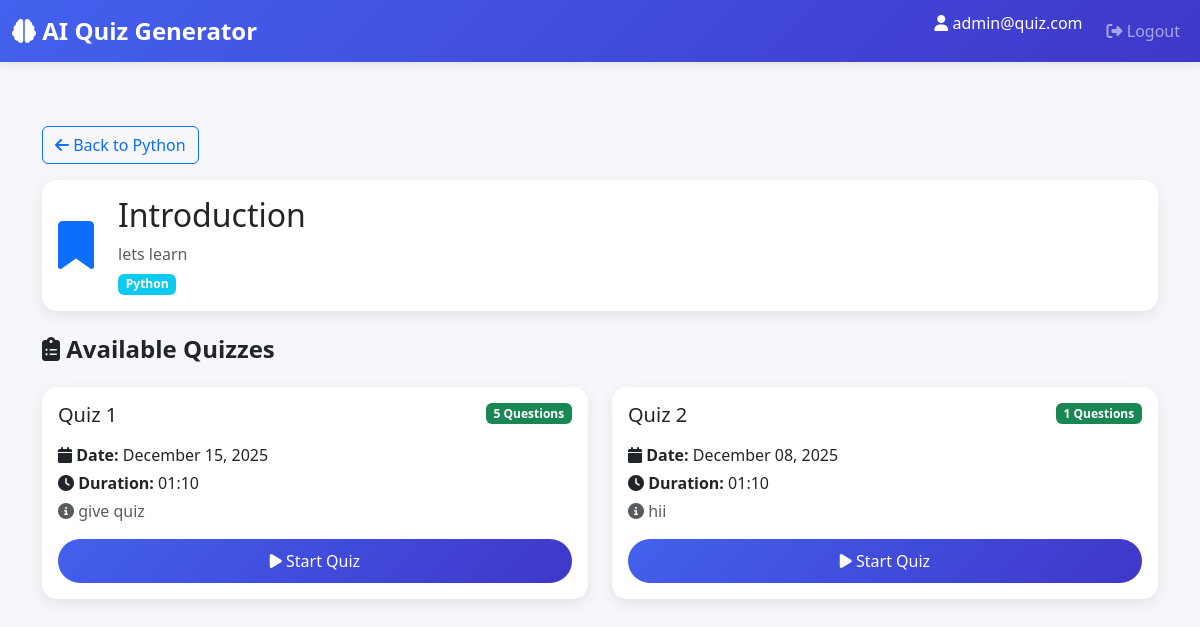
The page /user/chapter/1 (signed in) on the database its author committed.
### models.py (models this page shows, shortened)
class Subject(db.Model):
    __tablename__ = 'subjects'
    id = db.Column(db.Integer, primary_key=True)
    name = db.Column(db.String(100), nullable=False)
    description = db.Column(db.Text)
    created_at = db.Column(db.DateTime, default=datetime.utcnow)
    chapters = db.relationship('Chapter', backref='subject', lazy=True, cascade='all, delete-orphan')

class Chapter(db.Model):
    __tablename__ = 'chapters'
    id = db.Column(db.Integer, primary_key=True)
    subject_id = db.Column(db.Integer, db.ForeignKey('subjects.id'), nullable=False)
    name = db.Column(db.String(100), nullable=False)
    description = db.Column(db.Text)
    created_at = db.Column(db.DateTime, default=datetime.utcnow)
    quizzes = db.relationship('Quiz', backref='chapter', lazy=True, cascade='all, delete-orphan')

class Quiz(db.Model):
    __tablename__ = 'quizzes'
    id = db.Column(db.Integer, primary_key=True)
    chapter_id = db.Column(db.Integer, db.ForeignKey('chapters.id'), nullable=False)
    date_of_quiz = db.Column(db.Date, nullable=False)
    time_duration = db.Column(db.String(10))  # Format: HH:MM
    remarks = db.Column(db.Text)
    created_at = db.Column(db.DateTime, default=datetime.utcnow)
    questions = db.relationship('Question', backref='quiz', lazy=True, cascade='all, delete-orphan')
    scores = db.relationship('Score', backref='quiz', lazy=True, cascade='all, delete-orphan')

### app.py (the view)
@app.route('/user/chapter/<int:chapter_id>')
@login_required
def view_chapter(chapter_id):
    chapter = Chapter.query.get_or_404(chapter_id)
    quizzes = Quiz.query.filter_by(chapter_id=chapter_id).all()
    return render_template('view_chapter.html', chapter=chapter, quizzes=quizzes)

### app.py (called while the page is built)
def login_required(f):
    @wraps(f)
    def decorated_function(*args, **kwargs):
        if 'user_id' not in session:
            flash('Please login first', 'warning')
            return redirect(url_for('login'))
        return f(*args, **kwargs)
    return decorated_function

### templates/view_chapter.html (shortened to what this page needs)
{% extends "base.html" %}
{% block content %}
<div class="container py-5">
    <div class="row mb-4">
        <div class="col-12">
            <a href="{{ url_for('view_subject', subject_id=chapter.subject_id) }}" class="btn btn-outline-primary mb-3">
                <i class="fas fa-arrow-left"></i> Back to {{ chapter.subject.name }}
            </a>
            <div class="card">
                <div class="card-body">
                    <div class="d-flex align-items-center">
                        <i class="fas fa-bookmark fa-3x text-primary me-4"></i>
                        <div>
                            <h2 class="mb-2">{{ chapter.name }}</h2>
                            <p class="text-muted mb-1">{{ chapter.description }}</p>
                            <span class="badge bg-info">{{ chapter.subject.name }}</span>
                        </div>
                    </div>
                </div>
            </div>
        </div>
    </div>
    <div class="row">
        <div class="col-12 mb-3">
            <h4 class="fw-bold">
                <i class="fas fa-clipboard-list"></i> Available Quizzes
            </h4>
        </div>
        {% for quiz in quizzes %}
        <div class="col-md-6 mb-4">
            <div class="card h-100">
                <div class="card-body">
                    <div class="d-flex justify-content-between align-items-start mb-3">
                        <h5 class="card-title mb-0">Quiz {{ loop.index }}</h5>
                        <span class="badge bg-success">{{ quiz.questions|length }} Questions</span>
                    </div>
                    <div class="mb-3">
                        <p class="mb-1">
                            <i class="fas fa-calendar"></i>
                            <strong>Date:</strong> {{ quiz.date_of_quiz.strftime('%B %d, %Y') }}
                        </p>
                        <p class="mb-1">
                            <i class="fas fa-clock"></i>
                            <strong>Duration:</strong> {{ quiz.time_duration }}
                        </p>
                        {% if quiz.remarks %}
                        <p class="mb-0 text-muted">
                            <i class="fas fa-info-circle"></i> {{ quiz.remarks }}
                        </p>
                        {% endif %}
                    </div>
                    {% if quiz.questions|length > 0 %}
                        <a href="{{ url_for('start_quiz', quiz_id=quiz.id) }}"
                           class="btn btn-primary w-100">
                            <i class="fas fa-play"></i> Start Quiz
                        </a>
                    {% else %}
                        <button class="btn btn-secondary w-100" disabled>
                            <i class="fas fa-exclamation-circle"></i> No Questions Available
                        </button>
                    {% endif %}
                </div>
            </div>
        </div>
        {% endfor %}
    </div>
</div>
{% endblock %}

### templates/base.html (style rules this page uses)
:root { --primary-color: #4361ee; --secondary-color: #3f37c9; --success-color: #06d6a0; --danger-color: #ef476f; --warning-color: #ffd166; --dark-color: #212529; --light-color: #f8f9fa; }
body { font-family: 'Segoe UI', Tahoma, Geneva, Verdana, sans-serif; background-color: #f5f7fa; }
.card { border: none; border-radius: 15px; box-shadow: 0 5px 15px rgba(0,0,0,0.08); transition: transform 0.3s, box-shadow 0.3s; }
.btn-primary { background: linear-gradient(135deg, var(--primary-color), var(--secondary-color)); border: none; border-radius: 25px; padding: 10px 25px; transition: all 0.3s; }

### rows shown on the page
Subject: subject.name "Python"
Chapter: name "Introduction", description "lets learn"
Quiz: questions|length "5", date_of_quiz "December 15, 2025", time_duration "01:10", remarks "give quiz"
Quiz: questions|length "1", date_of_quiz "December 08, 2025", time_duration "01:10", remarks "hii"

### other values the page prints
{{ session.get('username') }} "admin@quiz.com"
